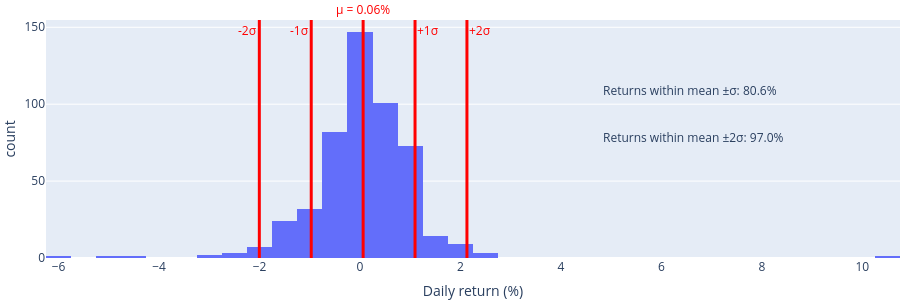

Here is the notebook cell this chart was saved with:
### Markdown cell above
## Compared to S&P500 daily returns

### Code cell
market_returns = yf.download("SPY", start=start, end=end, auto_adjust=False, multi_level_index=False)["Close"].pct_change(fill_method=None).dropna() * 100
μ, std = market_returns.mean(), market_returns.std()
fig = px.histogram(x=market_returns, nbins=50, width=900, height=300, labels={"x": "Daily return (%)"}).update_layout(margin=dict(l=5, r=00, t=20, b=10))
fig.add_annotation(
    x=0.65, y=0.75, xref="paper", yref="paper",
    text=f"Returns within mean ±σ: {market_returns.between(μ - std, μ + std).mean():.1%}",
    showarrow=False, xanchor="left", yanchor="top"
)
fig.add_annotation(
    x=0.65, y=0.55, xref="paper", yref="paper",
    text=f"Returns within mean ±2σ: {market_returns.between(μ - 2*std, μ + 2*std).mean():.1%}",
    showarrow=False, xanchor="left", yanchor="top"
)
fig.add_vline(
    x=μ, line_color="red", line_width=3,
    annotation_text=f"μ = {μ:.2f}%",
    annotation_position="top",
    annotation_font_color="red"
)
for n in (1, 2):
    for s in (+std, -std):
        fig.add_vline(
            x=μ + n*s, line_color="red", line_width=3,
            annotation_text=f"{'+' if s > 0 else '-'}{n}σ",
            annotation_position=f"top {"right" if s > 0 else "left"}",
            annotation_font_color="red")
fig.show()

### Figure 1 — Plotly figure (JSON) as saved in the notebook; plotly's stock layout.template omitted (floating-point values rounded to 4 significant figures; data arrays with more than 128 entries replaced by an {"elided": "..."} marker saying what was removed)
{"data": [{"bingroup": "x", "hovertemplate": "Daily return (%)=%{x}<br>count=%{y}<extra></extra>", "legendgroup": "", "marker": {"color": "#636efa", "pattern": {"shape": ""}}, "name": "", "nbinsx": 50, "orientation": "v", "showlegend": false, "type": "histogram", "x": {"elided": "501 float values"}, "xaxis": "x", "yaxis": "y"}], "layout": {"annotations": [{"showarrow": false, "text": "Returns within mean ±σ: 80.6%", "x": 0.65, "xanchor": "left", "xref": "paper", "y": 0.75, "yanchor": "top", "yref": "paper"}, {"showarrow": false, "text": "Returns within mean ±2σ: 97.0%", "x": 0.65, "xanchor": "left", "xref": "paper", "y": 0.55, "yanchor": "top", "yref": "paper"}, {"font": {"color": "red"}, "showarrow": false, "text": "μ = 0.06%", "x": 0.06292, "xanchor": "center", "xref": "x", "y": 1, "yanchor": "bottom", "yref": "y domain"}, {"font": {"color": "red"}, "showarrow": false, "text": "+1σ", "x": 1.096, "xanchor": "left", "xref": "x", "y": 1, "yanchor": "top", "yref": "y domain"}, {"font": {"color": "red"}, "showarrow": false, "text": "-1σ", "x": -0.9703, "xanchor": "right", "xref": "x", "y": 1, "yanchor": "top", "yref": "y domain"}, {"font": {"color": "red"}, "showarrow": false, "text": "+2σ", "x": 2.129, "xanchor": "left", "xref": "x", "y": 1, "yanchor": "top", "yref": "y domain"}, {"font": {"color": "red"}, "showarrow": false, "text": "-2σ", "x": -2.003, "xanchor": "right", "xref": "x", "y": 1, "yanchor": "top", "yref": "y domain"}], "barmode": "relative", "height": 300, "legend": {"tracegroupgap": 0}, "margin": {"b": 10, "l": 5, "r": 0, "t": 20}, "shapes": [{"line": {"color": "red", "width": 3}, "type": "line", "x0": 0.06292, "x1": 0.06292, "xref": "x", "y0": 0, "y1": 1, "yref": "y domain"}, {"line": {"color": "red", "width": 3}, "type": "line", "x0": 1.096, "x1": 1.096, "xref": "x", "y0": 0, "y1": 1, "yref": "y domain"}, {"line": {"color": "red", "width": 3}, "type": "line", "x0": -0.9703, "x1": -0.9703, "xref": "x", "y0": 0, "y1": 1, "yref": "y domain"}, {"line": {"color": "red", "width": 3}, "type": "line", "x0": 2.129, "x1": 2.129, "xref": "x", "y0": 0, "y1": 1, "yref": "y domain"}, {"line": {"color": "red", "width": 3}, "type": "line", "x0": -2.003, "x1": -2.003, "xref": "x", "y0": 0, "y1": 1, "yref": "y domain"}], "width": 900, "xaxis": {"anchor": "y", "domain": [0, 1], "title": {"text": "Daily return (%)"}}, "yaxis": {"anchor": "x", "domain": [0, 1], "title": {"text": "count"}}}}
